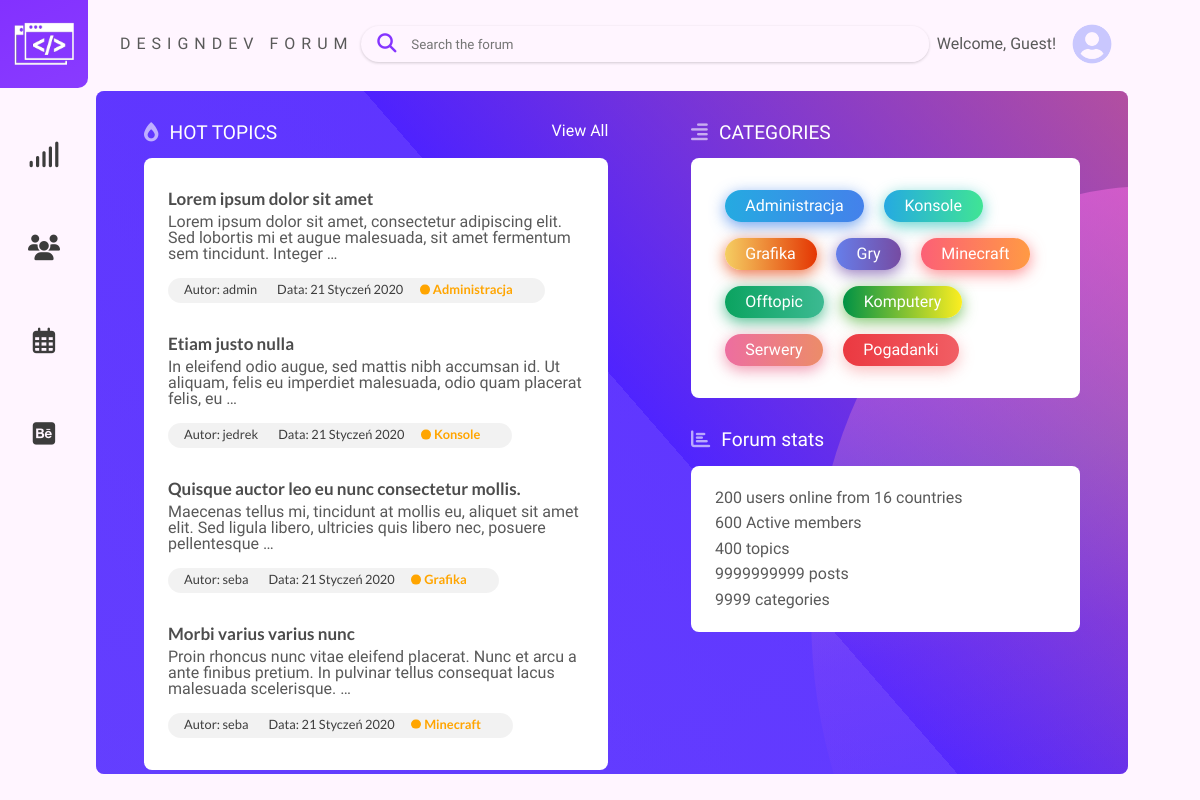
The page / on the database its author committed.
### forum/models.py (models this page shows, shortened)
class Topic(models.Model):
    title = models.CharField(max_length=100)
    date_posted = models.DateTimeField(default=timezone.now)
    author = models.ForeignKey(User, on_delete=models.CASCADE)
    category = models.ForeignKey(Categories, on_delete=models.CASCADE)
    content = models.TextField(default="")

class Categories(models.Model):
    title = models.CharField(max_length=100)
    def __str__(self):
        return self.title

### forum/views.py (the view)
# urls.py: path('', CatAndTopicListView.as_view(), name='forum-home'),
class CatAndTopicListView(ListView):
    model = Categories
    template_name = 'forum/home.html'  # <app>/<model>_<viewtype>.html
    def get_context_data(self, *, object_list=None, **kwargs):
        context = super(CatAndTopicListView, self).get_context_data(**kwargs)
        context['categories_obj'] = Categories.objects.all()
        context['topic_obj'] = Topic.objects.all()
        return context

### forum/templates/forum/home.html
{% extends 'forum/base.html' %}
{% block content %}
<section class="section__main__content">
<div class="hot-topics">
    <header class="hot-topics__header">
        <i class="fas fa-burn"></i>
        <h1>HOT TOPICS</h1>
        <a href="#" class="hot-topics__header__button">View All</a>
    </header>
    <ul class="hot-topics__list">
        {% for post in topic_obj %}
        <li class="hot-topics__topic">
            <h2 class="hot-topics__topic__header"><a href="{% url 'topic-detail' post.id %}">{{ post.title }}</a></h2>
            <p class="hot-topics__topic__desc">{{ post.content|truncatewords:20 }}</p>
            <ul class="hot-topics__topic__statistics">
                <div class="hot-topics__topic__statistics__container">
                    <li>Autor: {{ post.author }}</li>
                    <li>Data: {{ post.date_posted|date:'d F Y'}}</li>
                    <li class="section-mark {{ post.category }}">{{ post.category }}</li>
                </div>
            </ul>
        </li>
        {% endfor %}
    </ul>
</div>
<div class="section__main__content__separator"></div>
<div class="section__main__content__right">
    <div class="categories">
        <header class="categories__header">
            <i class="fas fa-align-right"></i>
            <h1>CATEGORIES</h1>
        </header>
        <ul class="categories__list">
            {% for category in categories_obj %}
            <li class="categories__category"><a href="{% url 'topic-category' category.id %}">{{ category.title }}</a>
            </li>
            {% endfor %}
        </ul>
    </div>
    <div class="stats">
        <header class="stats__header">
            <i class="fas fa-chart-bar"></i>
            <h1>Forum stats</h1>
        </header>
        <ul class="stats__list">
            <li class="stats__statistic">200 users online from 16 countries</li>
            <li class="stats__statistic">600 Active members</li>
            <li class="stats__statistic">400 topics</li>
            <li class="stats__statistic">9999999999 posts</li>
            <li class="stats__statistic">9999 categories</li>
        </ul>
    </div>
</div>
<div class="section__main__background bg-group__primary"></div>
<div class="section__main__background bg-group__second"></div>
</section>
{% endblock content %}

### rows shown on the page
Topic: title "Lorem ipsum dolor sit amet", content "Lorem ipsum dolor sit amet, consectetur adipiscing elit. Sed lobortis mi et augue malesuada, sit amet fermentum sem tincidunt. Integer …", author "admin", date_posted "21 Styczeń 2020", category "Administracja"
Topic: title "Etiam justo nulla", content "In eleifend odio augue, sed mattis nibh accumsan id. Ut aliquam, felis eu imperdiet malesuada, odio quam placerat felis, eu …", author "jedrek", date_posted "21 Styczeń 2020", category "Konsole"
Topic: title "Quisque auctor leo eu nunc consectetur mollis.", content "Maecenas tellus mi, tincidunt at mollis eu, aliquet sit amet elit. Sed ligula libero, ultricies quis libero nec, posuere pellentesque …", author "seba", date_posted "21 Styczeń 2020", category "Grafika"
Topic: title "Morbi varius varius nunc", content "Proin rhoncus nunc vitae eleifend placerat. Nunc et arcu a ante finibus pretium. In pulvinar tellus consequat lacus malesuada scelerisque. …", author "seba", date_posted "21 Styczeń 2020", category "Minecraft"
Categories: title "Administracja"
Categories: title "Konsole"
Categories: title "Grafika"
Categories: title "Gry"
Categories: title "Minecraft"
Categories: title "Offtopic"
Categories: title "Komputery"
Categories: title "Serwery"
Categories: title "Pogadanki"
